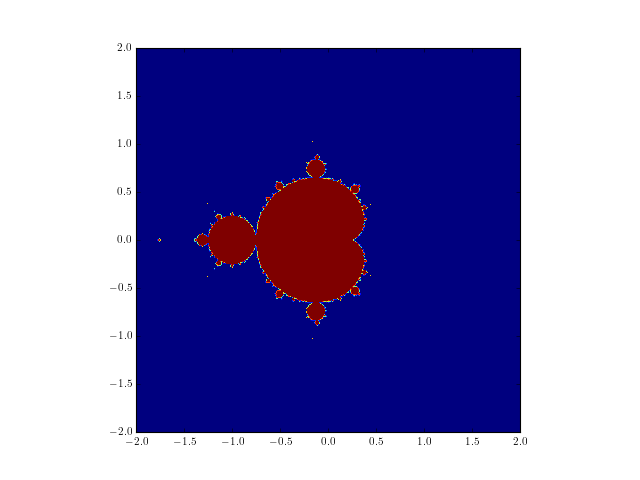

The Python source for this figure:
#!/usr/bin/env python
# File: mandelbrot.py
# Name: D.Saravanan
# Date: 03/04/2023

""" Script for the Mandelbrot set """

from time import time

import matplotlib.pyplot as plt
import numpy as np

plt.style.use("classic")
plt.rc("text", usetex="True")
plt.rc("pgf", texsystem="pdflatex")
plt.rc("font", family="serif", weight="normal", size=10)
plt.rc("axes", labelsize=12, titlesize=12)
plt.rc("figure", titlesize=12)


def mandelbrot(rmin, rmax, imin, imax):
    """an algorithm to generate an image of the Mandelbrot set"""

    max_iters = 256
    upper_bound = 2.5
    width = height = 512

    real_vals = np.linspace(rmin, rmax, width)
    imag_vals = np.linspace(imin, imax, height)

    # we will represent members as 1, non-members as 0.

    mandelbrot_graph = np.ones((height, width), dtype=np.float32)

    for x in range(width):
        for y in range(height):
            c = np.complex64(real_vals[x] + imag_vals[y] * 1j)
            z = np.complex64(0)

            for _ in range(max_iters):
                z = z**2 + c

                if np.abs(z) > upper_bound:
                    mandelbrot_graph[y, x] = 0
                    break

    return mandelbrot_graph


if __name__ == "__main__":
    t1 = time()
    mandel = mandelbrot(-2, 2, -2, 2)
    t2 = time()
    mandel_time = t2 - t1

    t1 = time()
    fig = plt.figure(1)
    plt.imshow(mandel, extent=(-2, 2, -2, 2))
    plt.savefig("mandelbrot.png", dpi=fig.dpi)
    t2 = time()

    dump_time = t2 - t1

    print(f"It took {mandel_time} seconds to calculate the Mandelbrot graph.")
    print(f"It took {dump_time} seconds to dump the image.")
